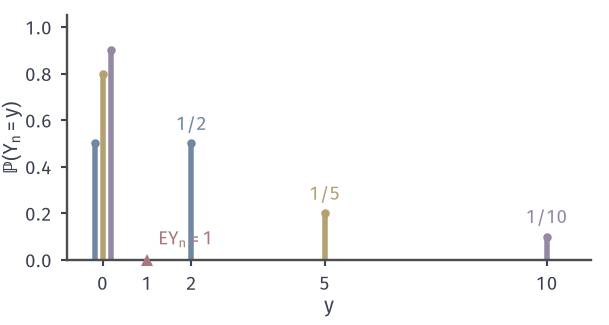

Write Python code to recreate this figure.
from pathlib import Path
import sys
HERE = Path(__file__).resolve().parent
sys.path.insert(0, str(HERE.parent/'rvconv-common'))
from rvconv_fig import *
# Distribution of Y_n = n 1{U < 1/n}: mass 1 - 1/n at 0 and 1/n at n; mean n * (1/n) = 1 for every n.
# Stems for n = 2, 5, 10 (slightly offset at 0 for readability); upper axis tick marks the mean 1.
fig, ax = figure(width_mm=86, height_mm=46)
fig.set_layout_engine(None); fig.subplots_adjust(left=.11, right=.97, top=.95, bottom=.2)
style(ax)
for n, c, off in ((2, BLUE, -.18), (5, YELLOW, 0), (10, PURPLE, .18)):
    ax.vlines([off], 0, 1 - 1/n, color=c, lw=2.2)
    ax.vlines([n], 0, 1/n, color=c, lw=2.2)
    ax.plot([off, n], [1 - 1/n, 1/n], 'o', color=c, ms=3.4, mew=0)
    lab(ax, n, 1/n + .04, r'$1/%d$' % n, c, ha='center', va='bottom')
ax.plot([1], [0], '^', color=RED, ms=5, mew=0, clip_on=False, zorder=7)
lab(ax, 1.25, .05, r'$\mathrm{E}Y_n=1$', RED, ha='left', va='bottom')
ax.set_xlim(-.8, 11); ax.set_ylim(0, 1.05); ax.set_xticks([0, 1, 2, 5, 10])
axlab(ax, '$y$', 'ℙ$(Y_n=y)$')
save(fig, HERE, 'figure', {'atoms': {n: [[0, 1 - 1/n], [n, 1/n]] for n in (2, 5, 10)}, 'mean': 1})
